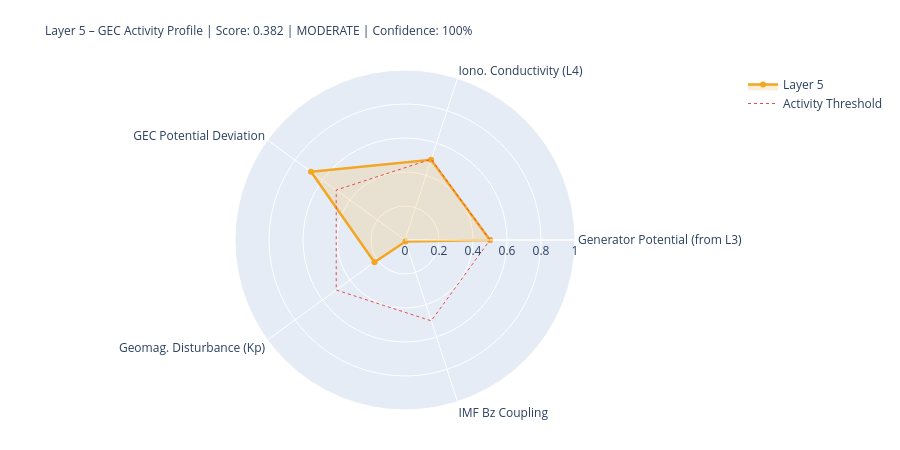

The code cell stored with this chart in its notebook:
### Markdown cell above
---
## 5. State Assessment & Handoff to Layer 6

### Code cell
# ============================================================
# LAYER-5-SCORE
# ============================================================

# Components
# 1) Generator activity (Layer-3-driven)
gen_score = norm(generator_strength, 0.3, 2.0)
gen_src   = 'from_layer3' if l3_thunder_score is not None else 'estimated'

# 2) Ionospheric conductivity (Layer-4-driven)
iono_score = norm(iono_cond_factor, 0.7, 1.4)
iono_src   = 'from_layer4' if l4_ioniz is not None else 'estimated'

# 3) GEC potential deviation from reference
pot_score = norm(abs(delta_V_pct), 0, 30)  # 0 = at reference, 1 = 30% deviation
pot_src   = 'derived'

# 4) Geomagnetic disturbance (Kp) – modulates vertical currents
kp_score = norm(kp_val, 0, 9)
kp_src   = 'primary' if kp_now is not None else 'from_layer4'

# 5) IMF Bz coupling (southward = stronger M-I coupling → GEC influence)
bz_score = norm(-(bz_now or 0), -5, 30) if bz_now is not None else None
bz_src   = 'primary' if bz_now is not None else 'missing'

COMPONENTS = {
    'Generator Potential (from L3)':  {'score': gen_score,   'source': 'derived_from_layer3', 'dynamic': True},
    'Iono. Conductivity (L4)':      {'score': iono_score,  'source': iono_src, 'dynamic': True},
    'GEC Potential Deviation':      {'score': pot_score,   'source': pot_src,  'dynamic': True},
    'Geomag. Disturbance (Kp)':         {'score': kp_score,    'source': kp_src,   'dynamic': True},
    'IMF Bz Coupling':               {'score': bz_score,    'source': bz_src,   'dynamic': True},
}

available   = {k: v['score'] for k, v in COMPONENTS.items() if v['score'] is not None}
unavailable = [k for k, v in COMPONENTS.items() if v['score'] is None]
layer5_score = round(sum(available.values()) / len(available), 4) if available else None
confidence   = round(len(available) / len(COMPONENTS), 2)
level = ('unknown' if layer5_score is None
         else 'quiet'   if layer5_score < 0.3
         else 'moderate' if layer5_score < 0.6
         else 'active')
dominant_l5 = max(available, key=available.get) if available else 'none'

# Kp consistency: separate 1-min raw value from score value
kp_1m_raw   = kp_now          # directly from API (can be 0.0 during live measurement)
kp_for_score = kp_val          # from Layer-0 context or estimated value if needed
kp_score_src = kp_src

W = 68
print('=' * W)
print('LAYER 5 – GLOBAL ELECTRIC CIRCUIT – STATE ASSESSMENT')
print('=' * W)
for name, comp in COMPONENTS.items():
    s = comp['score']
    if s is not None:
        bar = '█' * int(s*20) + '░' * (20-int(s*20))
        print(f'  {name:<34} {bar}  {s:.3f}  [{comp["source"]}]')
    else:
        print(f'  {name:<34} {"─"*20}  n/a   [missing]')
print('-' * W)
print(f'  Score:         {layer5_score:.3f}  ({len(available)}/{len(COMPONENTS)} components)')
print(f'  Confidence:    {confidence:.0%}')
print(f'  Level:         {level.upper()}')
print(f'  Dominant:      {dominant_l5}')
print(f'  V_iono:        {V_iono_mod:.1f} kV  (Δ {delta_V_pct:+.1f}% vs. Ref)')
print(f'  I_total:       {I_total_mod:.1f} A   (Δ {delta_I_pct:+.1f}% vs. Ref)')
print('=' * W)

# Radar
cats   = list(available.keys())
vals_r = list(available.values())
if len(cats) >= 3:
    fig = go.Figure()
    fig.add_trace(go.Scatterpolar(
        r=vals_r + [vals_r[0]], theta=cats + [cats[0]],
        fill='toself', fillcolor='rgba(242,166,35,0.18)',
        line=dict(color='#F2A623', width=2.5), name='Layer 5'
    ))
    fig.add_trace(go.Scatterpolar(
        r=[0.5]*(len(cats)+1), theta=cats+[cats[0]],
        line=dict(color='#E24B4A', dash='dot', width=1),
        mode='lines', name='Activity Threshold'
    ))
    fig.update_layout(
        title=dict(
            text=f'Layer 5 – GEC Activity Profile | Score: {layer5_score:.3f} | {level.upper()} | Confidence: {confidence:.0%}',
            font=dict(size=12)
        ),
        polar=dict(radialaxis=dict(visible=True, range=[0,1])),
        height=450, showlegend=True,
        margin=dict(l=80, r=80, t=70, b=40)
    )
    fig.show()

### Figure 1 — Plotly figure (JSON) as saved in the notebook; plotly's stock layout.template omitted (floating-point values rounded to 4 significant figures)
{"data": [{"fill": "toself", "fillcolor": "rgba(242,166,35,0.18)", "line": {"color": "#F2A623", "width": 2.5}, "name": "Layer 5", "r": [0.5, 0.4963, 0.6833, 0.2222, 0.0094, 0.5], "theta": ["Generator Potential (from L3)", "Iono. Conductivity (L4)", "GEC Potential Deviation", "Geomag. Disturbance (Kp)", "IMF Bz Coupling", "Generator Potential (from L3)"], "type": "scatterpolar"}, {"line": {"color": "#E24B4A", "dash": "dot", "width": 1}, "mode": "lines", "name": "Activity Threshold", "r": [0.5, 0.5, 0.5, 0.5, 0.5, 0.5], "theta": ["Generator Potential (from L3)", "Iono. Conductivity (L4)", "GEC Potential Deviation", "Geomag. Disturbance (Kp)", "IMF Bz Coupling", "Generator Potential (from L3)"], "type": "scatterpolar"}], "layout": {"height": 450, "margin": {"b": 40, "l": 80, "r": 80, "t": 70}, "polar": {"radialaxis": {"range": [0, 1], "visible": true}}, "showlegend": true, "title": {"font": {"size": 12}, "text": "Layer 5 – GEC Activity Profile | Score: 0.382 | MODERATE | Confidence: 100%"}}}
